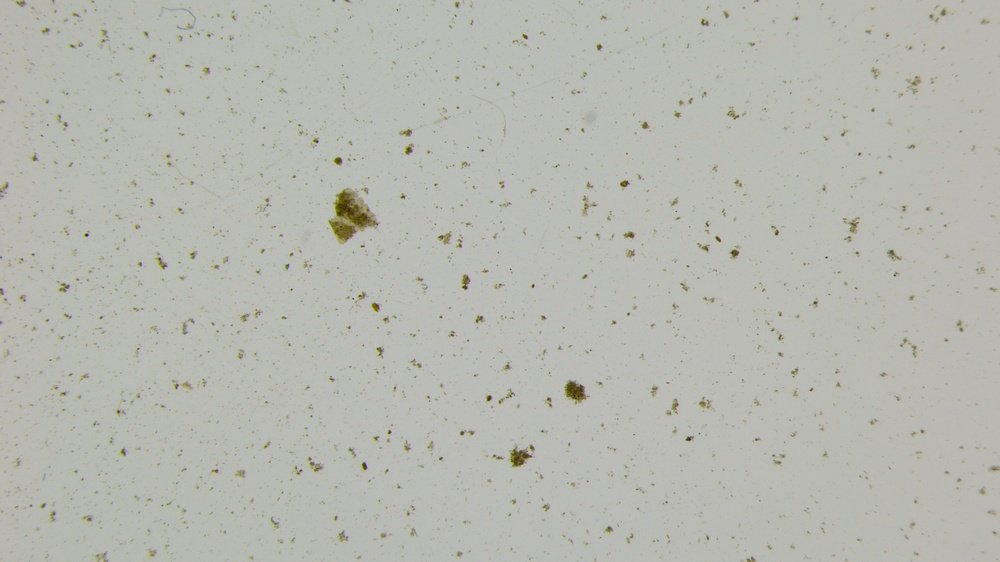
#> input picture data/233800-240125051452.jpg, 1000 x 562 px, shrunk from 3840 x 2160 before the run; its folder holds only this picture in this run
$ python main.py
#> lines starting #> are read from the running program, lines starting #| are printed output that depends on the picture; after the words box and inside, x2 and y2 are one past the last pixel; in counts of white or black regions, pixels touching at a corner belong together; long printed decimals are rounded
import cv2
import os
import csv
import matplotlib.pyplot as plt

def preprocess_image(path):
    image = cv2.imread(path)
    gray = cv2.cvtColor(image, cv2.COLOR_BGR2GRAY)
    blurred = cv2.GaussianBlur(gray, (5, 5), 0)
    _, binary = cv2.threshold(blurred, 128, 255, cv2.THRESH_BINARY_INV)
    return image, binary


def find_and_filter_contours(binary):
    contours, _ = cv2.findContours(binary, cv2.RETR_EXTERNAL, cv2.CHAIN_APPROX_SIMPLE)
    return [contour for contour in contours if len(contour) >= 5]


def process_contours(contours, image, calibration_factor, max_length_mm):
    ellipses_image = image.copy()
    grain_shortest_lengths = []
    for contour in contours:
        try:
            ellipse = cv2.fitEllipse(contour)
            _, (major_axis, minor_axis), _ = ellipse
            minor_axis_mm = minor_axis * calibration_factor
            if minor_axis_mm <= max_length_mm:
                cv2.ellipse(ellipses_image, ellipse, (255, 0, 0), 2)
                grain_shortest_lengths.append(minor_axis_mm)
        except cv2.error:
            continue
    return ellipses_image, grain_shortest_lengths


def save_images(output_dir, filename, binary, contours_image, ellipses_image):
    os.makedirs(output_dir, exist_ok=True)
    binary_path = os.path.join(output_dir, f"{filename}-binary.png")
    contours_path = os.path.join(output_dir, f"{filename}-contour.png")
    ellipses_path = os.path.join(output_dir, f"{filename}-ellipse.png")
    cv2.imwrite(binary_path, binary)
    cv2.imwrite(contours_path, contours_image)
    cv2.imwrite(ellipses_path, ellipses_image)


def count_grains(path, output_dir):
    calibration_factor = 0.0039016750486215255
    max_length_mm = 25

    image, binary = preprocess_image(path)
    contours = find_and_filter_contours(binary)
    contours_image = image.copy()
    cv2.drawContours(contours_image, contours, -1, (0, 255, 0), 2)
    ellipses_image, grain_shortest_lengths = process_contours(
        contours, image, calibration_factor, max_length_mm
    )
    average_length_mm = sum(grain_shortest_lengths) / len(grain_shortest_lengths) if grain_shortest_lengths else 0
    grain_count = len(grain_shortest_lengths)
    filename = os.path.splitext(os.path.basename(path))[0]
    save_images(output_dir, filename, binary, contours_image, ellipses_image)
    return average_length_mm, grain_count, grain_shortest_lengths


def process_images_in_directory(directory):
    files = [f for f in os.listdir(directory) if f.startswith("2")]
    files.sort(key=lambda x: int("".join(filter(str.isdigit, x))))
    output_dir = "output"
    csv_path = os.path.join(output_dir, "results.csv")
    results = []

    os.makedirs(output_dir, exist_ok=True)
    all_grain_sizes = {}

    with open(csv_path, mode="w", newline="") as csv_file:
        writer = csv.writer(csv_file)
        writer.writerow(["file", "average", "count"])
        for filename in files:
            filepath = os.path.join(directory, filename)
            print(f"Processing {filepath}")
            average_length, grain_count, grain_sizes = count_grains(filepath, output_dir)
#> in preprocess_image, image is the input picture: shape (562, 1000, 3); mean B, G, R 177.2, 184.8, 183.5
#> in preprocess_image, `_, binary = cv2.threshold(blurred, 128, 255, cv2.THRESH_BINARY_INV)`:
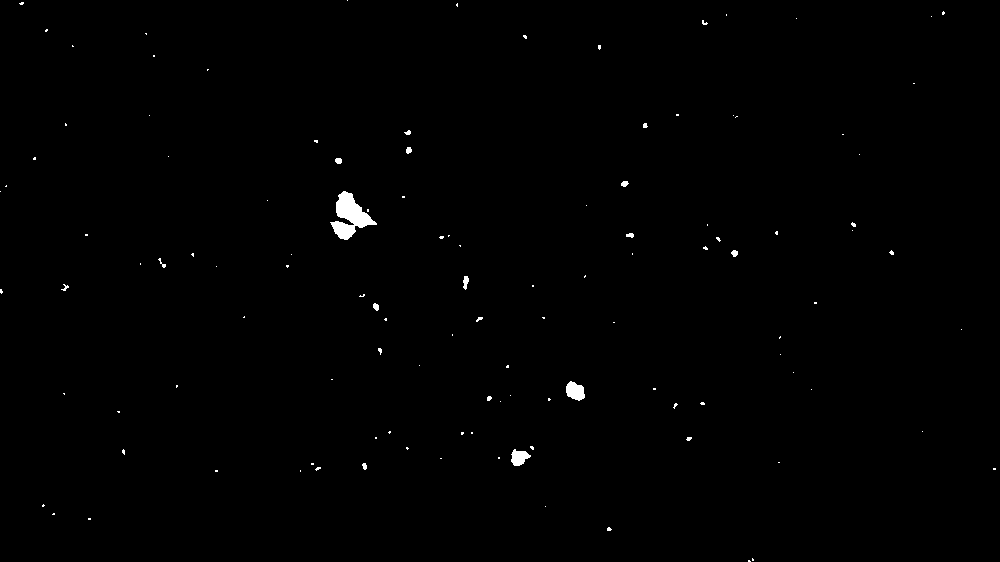
#> binary: shape (562, 1000); 0.45% white; 118 white regions (101 under 20 px)
#> in find_and_filter_contours, `contours, _ = cv2.findContours(binary, cv2.RETR_EXTERNAL, cv2.CHAIN_AP..`: contours = 118 contours, 108 with area under 20; largest, box (x1, y1, x2, y2) and area: (330, 191, 377, 240) 984, (566, 381, 585, 401) 243, (511, 449, 531, 466) 192, (463, 276, 469, 290) 42, (373, 303, 379, 311) 26
#> in count_grains, `contours = find_and_filter_contours(binary)`: contours = 49 contours, 39 with area under 20; largest, box (x1, y1, x2, y2) and area: (330, 191, 377, 240) 984, (566, 381, 585, 401) 243, (511, 449, 531, 466) 192, (463, 276, 469, 290) 42, (373, 303, 379, 311) 26
#> in count_grains, `cv2.drawContours(contours_image, contours, -1, (0, 255, 0), 2)`:
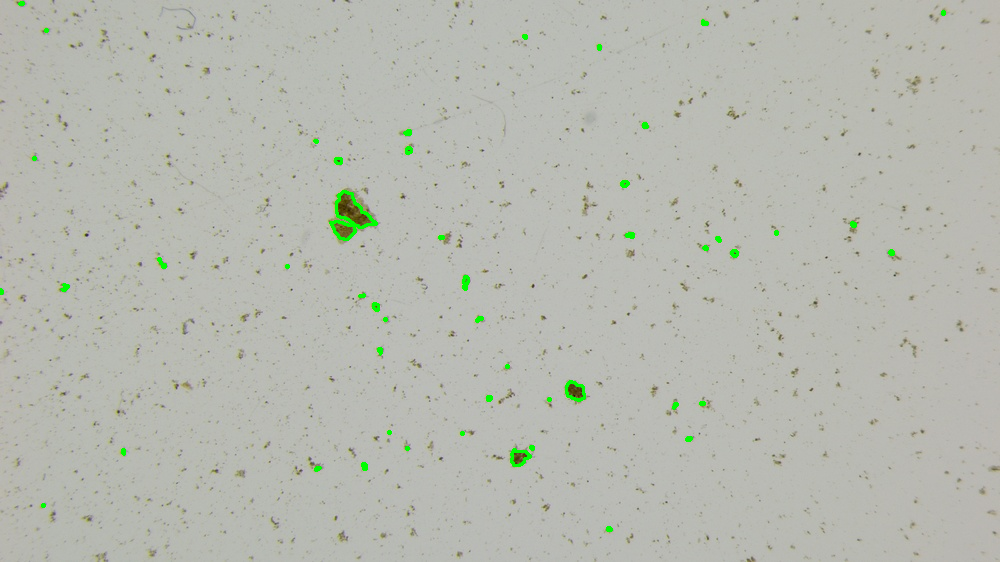
#> contours_image: shape (562, 1000, 3); 0.5% of pixels changed, all inside (x1, y1, x2, y2) = (0, 1, 946, 532)
#> the loop in process_contours, `for contour in contours:` made 49 passes
#> (ellipse, major_axis, minor_axis, minor_axis_mm) on passes 1 to 11: (((608.8, 528.7), (3.48, 4.6), 73.29), 3.48, 4.6, 0.018), (((43, 505), (1.63, 2.83), 45), 1.63, 2.83, 0.011), (((317.5, 468.1), (2.39, 5.85), 62.77), 2.39, 5.85, 0.0228), (((364.2, 465.8), (3.91, 6.72), 164.4), 3.91, 6.72, 0.0262), (((519.6, 455.7), (15.63, 20.74), 50.85), 15.63, 20.74, 0.0809), (((123.2, 451.6), (2.5, 5.28), 170.8), 2.5, 5.28, 0.0206), (((407, 448), (1.63, 2.83), 135), 1.63, 2.83, 0.011), (((531.7, 447.3), (2.49, 4.32), 135), 2.49, 4.32, 0.0169), (((688.6, 438.2), (3.63, 5.32), 57.68), 3.63, 5.32, 0.0208), (((461.8, 432.8), (2.26, 2.92), 45), 2.26, 2.92, 0.0114), (((389, 432), (1.63, 2.83), 45), 1.63, 2.83, 0.011)
#> after the loop in process_contours, `for contour in contours:`:
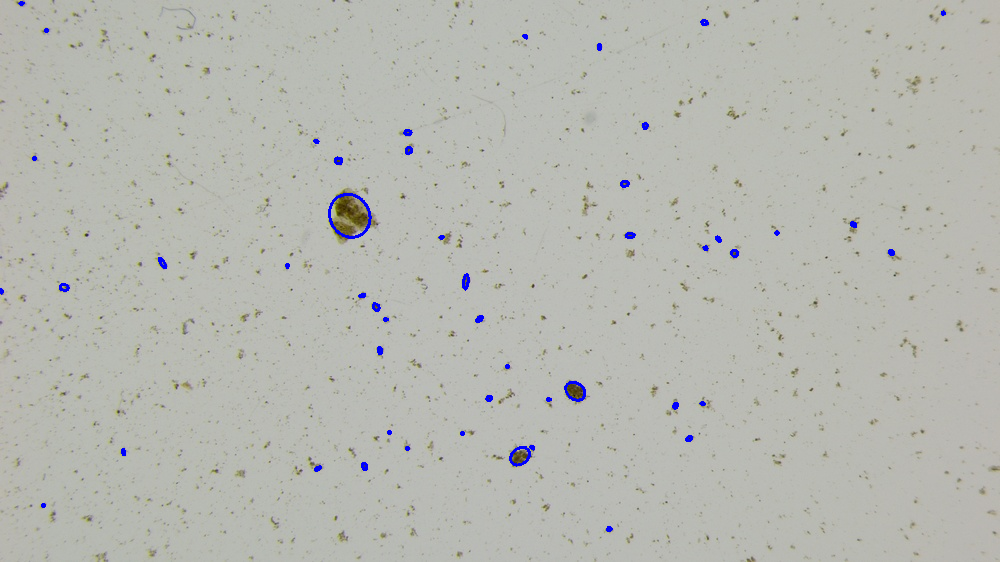
#> ellipses_image: shape (562, 1000, 3); 0.45% of pixels changed, all inside (x1, y1, x2, y2) = (0, 1, 946, 532)
#> after the loop in process_contours, `for contour in contours:`: grain_shortest_lengths = 49 values, max 0.172 at index 35, min 0.011 at index 1, mean 0.0261
#> in count_grains, `average_length_mm = sum(grain_shortest_lengths) / len(grain_shortest_l..`: average_length_mm = 0.0261
#> in count_grains, `grain_count = len(grain_shortest_lengths)`: grain_count = 49
#> average_length = 0.0261; grain_count = 49; grain_sizes has the same summary as grain_shortest_lengths in process_contours
            writer.writerow([filename, average_length, grain_count])
            results.append((filename, average_length, grain_count))
            all_grain_sizes[filename] = grain_sizes

    # Plot histograms
    plot_histograms(all_grain_sizes)
#> the loop in plot_histograms, `for filename, grain_sizes in grain_sizes_dict.items():` made 1 pass
#> (filename, output_dir) on pass 1: ('233800-240125051452.jpg', 'output')
#> pass 1, in plot_histograms, `plt.savefig(histogram_path)`:
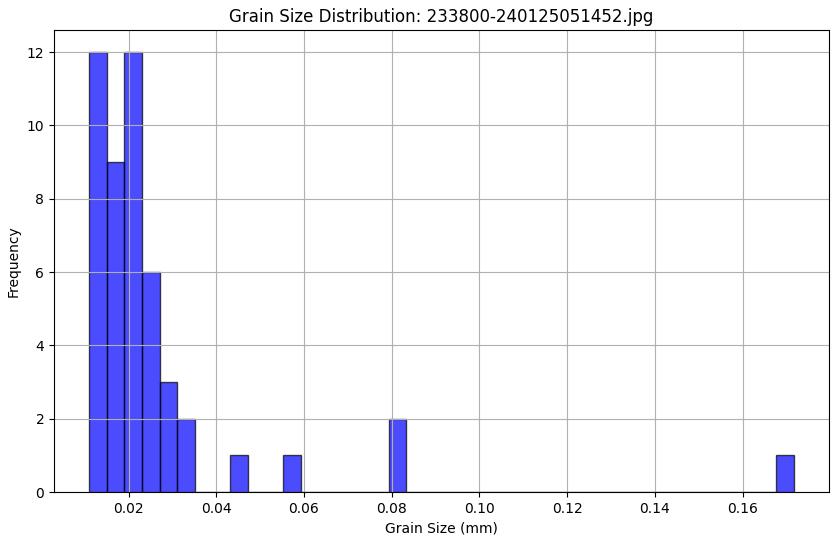
#> figure drawn by matplotlib, 1 panel
    return results

def plot_histograms(grain_sizes_dict):
    for filename, grain_sizes in grain_sizes_dict.items():
        plt.figure(figsize=(10, 6))
        # Increase the resolution by doubling the bins
        plt.hist(grain_sizes, bins=40, color='blue', edgecolor='black', alpha=0.7)  # Use 40 bins instead of 20
        plt.title(f"Grain Size Distribution: {filename}")
        plt.xlabel("Grain Size (mm)")
        plt.ylabel("Frequency")
        plt.grid(True)
        output_dir = "output"
        histogram_path = os.path.join(output_dir, f"{filename}-histogram.png")
        plt.savefig(histogram_path)  # Save the histogram to a file
        plt.close()  # Close the figure to free up memory and avoid showing it interactively

results = process_images_in_directory("data")
#> results = [('233800-240125051452.jpg', 0.0261, 49)]
print(results)
#| [('233800-240125051452.jpg', 0.02612, 49)]

$ run again, on data/233801-240125052651.jpg
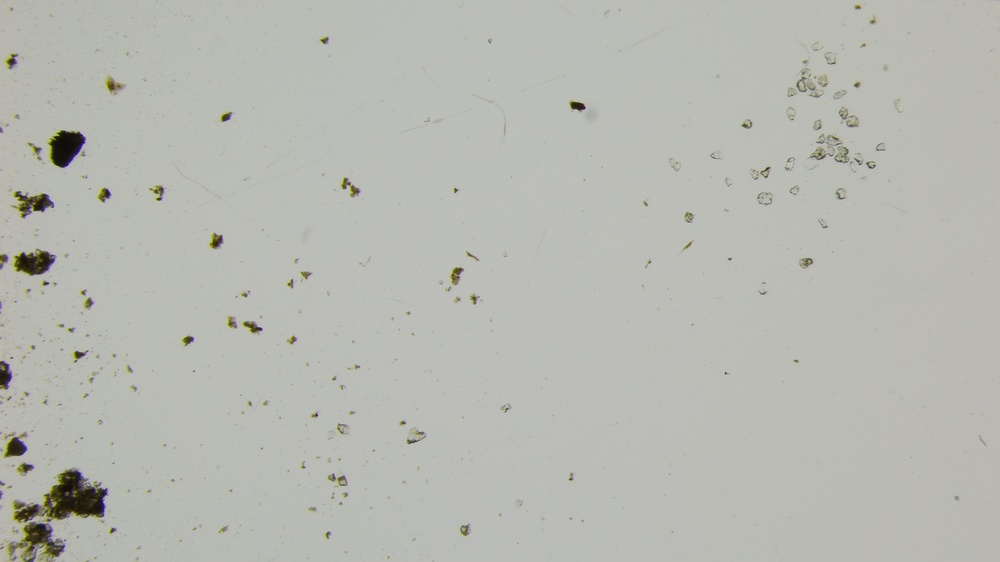
#> input picture data/233801-240125052651.jpg, 1000 x 562 px, shrunk from 3840 x 2160 before the run
#> in preprocess_image, image is the input picture: shape (562, 1000, 3); mean B, G, R 178.4, 185.1, 183.7
#> in preprocess_image, `_, binary = cv2.threshold(blurred, 128, 255, cv2.THRESH_BINARY_INV)`:
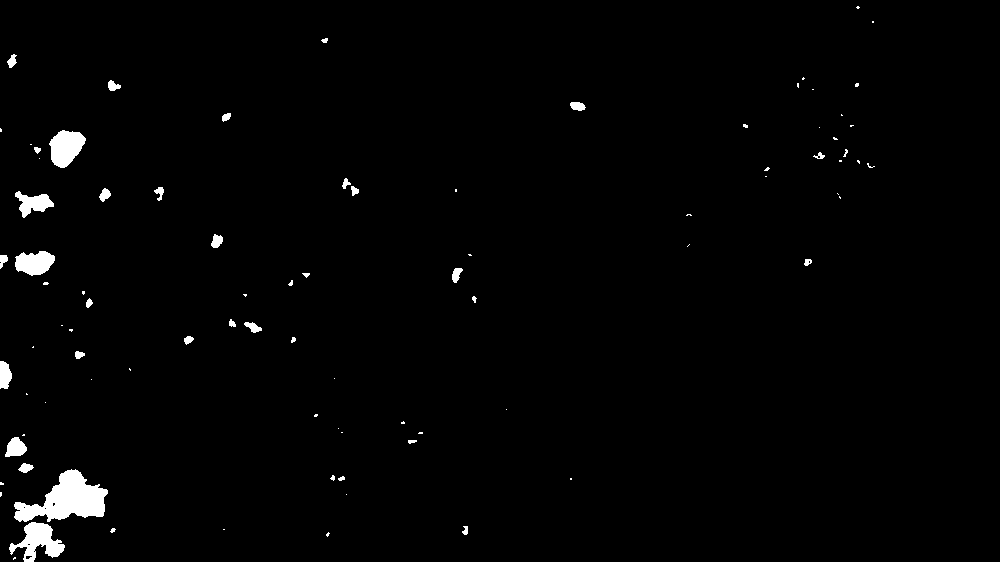
#> binary: shape (562, 1000); 1.5% white; 88 white regions (54 under 20 px)
#> in find_and_filter_contours, `contours, _ = cv2.findContours(binary, cv2.RETR_EXTERNAL, cv2.CHAIN_AP..`: contours = 88 contours, 60 with area under 20; largest, box (x1, y1, x2, y2) and area: (14, 469, 108, 522) 2485, (9, 522, 65, 562) 998, (49, 130, 86, 168) 897, (15, 251, 55, 276) 672, (15, 191, 54, 218) 485
#> in count_grains, `contours = find_and_filter_contours(binary)`: contours = 55 contours, 27 with area under 20; largest, box (x1, y1, x2, y2) and area: (14, 469, 108, 522) 2485, (9, 522, 65, 562) 998, (49, 130, 86, 168) 897, (15, 251, 55, 276) 672, (15, 191, 54, 218) 485
#> contours_image: shape (562, 1000, 3); 1.13% of pixels changed, all inside (x1, y1, x2, y2) = (0, 5, 876, 562)
#> the loop in process_contours, `for contour in contours:` made 55 passes
#> (ellipse, major_axis, minor_axis, minor_axis_mm) on passes 1 to 7: (((14, 557.9), (1.57, 2.85), 48.24), 1.57, 2.85, 0.0111), (((327.3, 534), (2.27, 4.65), 30.41), 2.27, 4.65, 0.0181), (((112.5, 529.9), (3.34, 5.45), 48.57), 3.34, 5.45, 0.0213), (((464.9, 530), (6.02, 8.97), 1.03), 6.02, 8.97, 0.035), (((36.4, 542.1), (36, 49.28), 86.63), 36, 49.28, 0.192), (((0.954, 483.2), (2.22, 4.45), 105.7), 2.22, 4.45, 0.0174), (((341.4, 478.1), (3.49, 7.06), 72), 3.49, 7.06, 0.0275)
#> after the loop in process_contours, `for contour in contours:`: grain_shortest_lengths = 55 values, max 0.355 at index 8, min 0.0039 at index 31, mean 0.0509
#> average_length_mm = 0.0509
#> in count_grains, `grain_count = len(grain_shortest_lengths)`: grain_count = 55
#> in process_images_in_directory, `average_length, grain_count, grain_sizes = count_grains(filepath, outp..`: average_length = 0.0509; grain_count = 55; grain_sizes has the same summary as grain_shortest_lengths in process_contours
#> the loop in plot_histograms, `for filename, grain_sizes in grain_sizes_dict.items():` made 1 pass
#> (filename, output_dir) on pass 1: ('233801-240125052651.jpg', 'output')
#> pass 1, in plot_histograms, `plt.savefig(histogram_path)`:
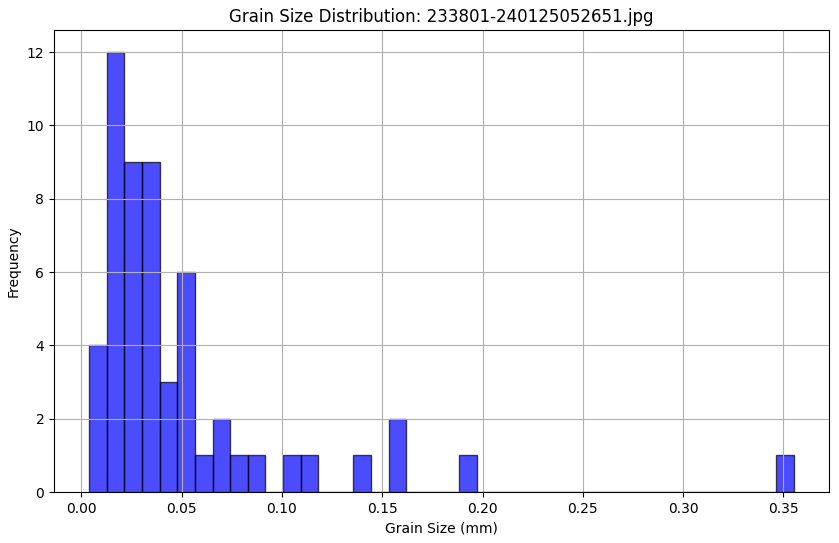
#> figure drawn by matplotlib, 1 panel; tallest bar 12 high, from x = 0.0127 to 0.0215
#> results = [('233801-240125052651.jpg', 0.0509, 55)]
#| [('233801-240125052651.jpg', 0.05092, 55)]

$ run again, on data/233800-240125051513.jpg
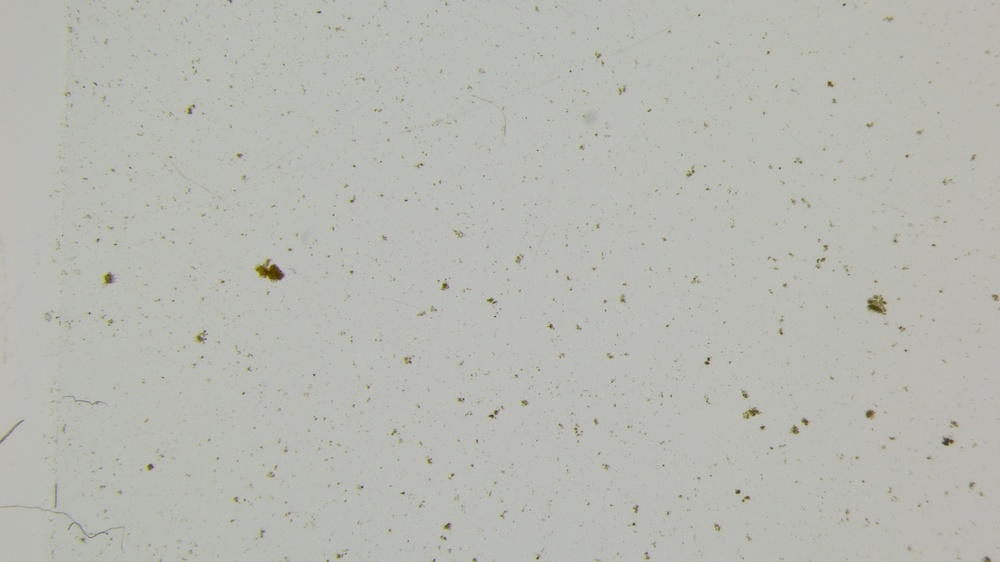
#> input picture data/233800-240125051513.jpg, 1000 x 562 px, shrunk from 3840 x 2160 before the run
#> in preprocess_image, image is the input picture: shape (562, 1000, 3); mean B, G, R 178.8, 185.8, 184.4
#> in preprocess_image, `_, binary = cv2.threshold(blurred, 128, 255, cv2.THRESH_BINARY_INV)`:
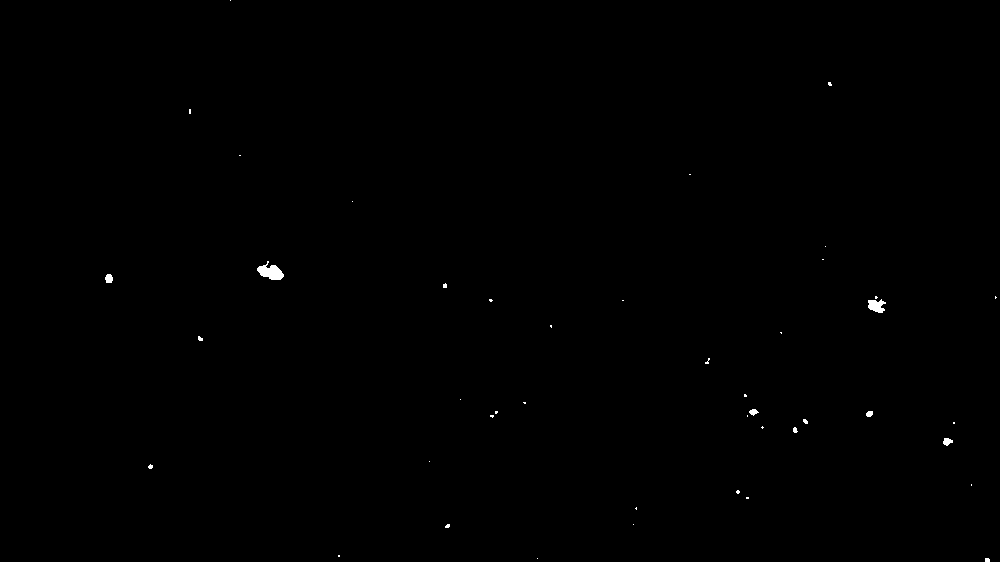
#> binary: shape (562, 1000); 0.17% white; 44 white regions (37 under 20 px)
#> in find_and_filter_contours, `contours, _ = cv2.findContours(binary, cv2.RETR_EXTERNAL, cv2.CHAIN_AP..`: contours = 44 contours, 38 with area under 20; largest, box (x1, y1, x2, y2) and area: (257, 261, 284, 280) 255, (868, 299, 886, 313) 141, (105, 274, 113, 283) 46, (943, 438, 953, 446) 42, (749, 409, 759, 416) 32, (866, 411, 873, 417) 26
#> in count_grains, `contours = find_and_filter_contours(binary)`: contours = 21 contours, 15 with area under 20; largest, box (x1, y1, x2, y2) and area: (257, 261, 284, 280) 255, (868, 299, 886, 313) 141, (105, 274, 113, 283) 46, (943, 438, 953, 446) 42, (749, 409, 759, 416) 32, (866, 411, 873, 417) 26
#> contours_image: shape (562, 1000, 3); 0.22% of pixels changed, all inside (x1, y1, x2, y2) = (104, 81, 991, 562)
#> the loop in process_contours, `for contour in contours:` made 21 passes
#> (ellipse, major_axis, minor_axis, minor_axis_mm) on passes 1 to 7: (((986.8, 559.7), (4.18, 5.13), 112.5), 4.18, 5.13, 0.02), (((447.2, 525.7), (3.11, 5.07), 54.22), 3.11, 5.07, 0.0198), (((737.5, 491.5), (3.16, 3.16), 0), 3.16, 3.16, 0.0123), (((150, 466.2), (4.15, 4.28), 82.75), 4.15, 4.28, 0.0167), (((947.2, 441.5), (7.18, 9.24), 100.8), 7.18, 9.24, 0.036), (((794.7, 429.7), (4.05, 5.59), 162.1), 4.05, 5.59, 0.0218), (((805, 421), (3.27, 5.66), 135), 3.27, 5.66, 0.0221)
#> after the loop in process_contours, `for contour in contours:`: grain_shortest_lengths = [0.02, 0.0198, 0.0123, 0.0167, 0.036, 0.0218, 0.0221, 0.0131, 0.0283, 0.0114, 0.0345, 0.0114, 0.0259, 0.0232, 0.0701, 0.0129, 0.0117, 0.0188, 0.0372, 0.0999, 0.0173]
#> average_length_mm = 0.0269
#> in count_grains, `grain_count = len(grain_shortest_lengths)`: grain_count = 21
#> in process_images_in_directory, `average_length, grain_count, grain_sizes = count_grains(filepath, outp..`: average_length = 0.0269; grain_count = 21; grain_sizes has the same summary as grain_shortest_lengths in process_contours
#> the loop in plot_histograms, `for filename, grain_sizes in grain_sizes_dict.items():` made 1 pass
#> (filename, output_dir) on pass 1: ('233800-240125051513.jpg', 'output')
#> pass 1, in plot_histograms, `plt.savefig(histogram_path)`:
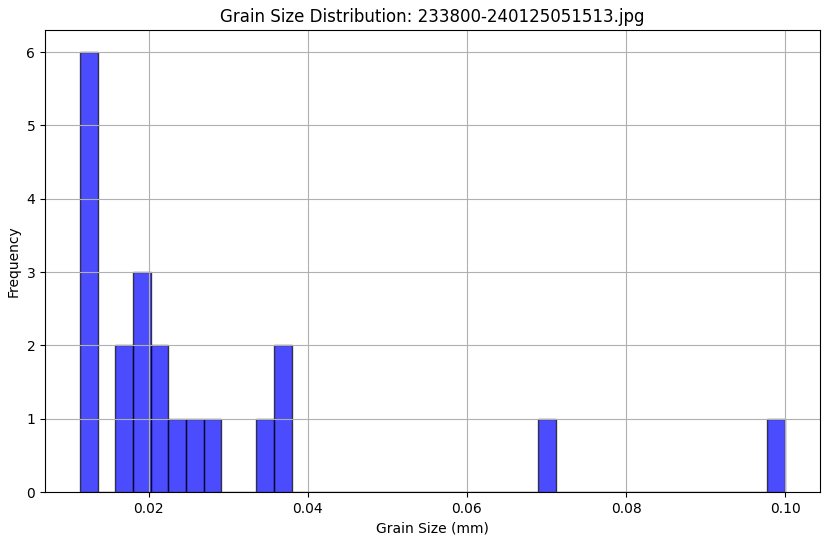
#> figure drawn by matplotlib, 1 panel; tallest bar 6 high, from x = 0.0114 to 0.0136
#> results = [('233800-240125051513.jpg', 0.0269, 21)]
#| [('233800-240125051513.jpg', 0.02688, 21)]
